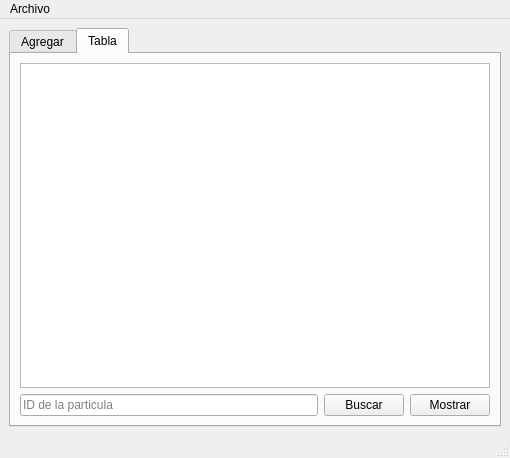
<?xml version="1.0" encoding="UTF-8"?>
<ui version="4.0">
 <class>MainWindow</class>
 <widget class="QMainWindow" name="MainWindow">
  <property name="geometry">
   <rect>
    <x>0</x>
    <y>0</y>
    <width>510</width>
    <height>426</height>
   </rect>
  </property>
  <property name="windowTitle">
   <string>MainWindow</string>
  </property>
  <widget class="QWidget" name="centralwidget">
   <layout class="QGridLayout" name="gridLayout_3">
    <item row="0" column="0">
     <widget class="QTabWidget" name="tabWidget">
      <property name="currentIndex">
       <number>1</number>
      </property>
      <widget class="QWidget" name="tab">
       <attribute name="title">
        <string>Agregar</string>
       </attribute>
       <layout class="QGridLayout" name="gridLayout_2">
        <item row="0" column="0">
         <widget class="QGroupBox" name="groupBox">
          <property name="title">
           <string>Particulas</string>
          </property>
          <layout class="QGridLayout" name="gridLayout">
           <item row="5" column="0">
            <widget class="QLabel" name="label_5">
             <property name="text">
              <string>Destino Y</string>
             </property>
            </widget>
           </item>
           <item row="6" column="1">
            <widget class="QSpinBox" name="Red_spinBox"/>
           </item>
           <item row="6" column="0">
            <widget class="QLabel" name="label_2">
             <property name="text">
              <string>Red</string>
             </property>
            </widget>
           </item>
           <item row="5" column="1">
            <widget class="QSpinBox" name="DestinoY_spinBox">
             <property name="maximum">
              <number>255</number>
             </property>
            </widget>
           </item>
           <item row="4" column="0">
            <widget class="QLabel" name="label_4">
             <property name="text">
              <string>Destino X</string>
             </property>
            </widget>
           </item>
           <item row="1" column="0">
            <widget class="QLabel" name="label0">
             <property name="text">
              <string>Origen X</string>
             </property>
            </widget>
           </item>
           <item row="3" column="1">
            <widget class="QSpinBox" name="OrigenY_spinBox">
             <property name="maximum">
              <number>999</number>
             </property>
            </widget>
           </item>
           <item row="10" column="0" colspan="2">
            <widget class="QPushButton" name="Agregar_final">
             <property name="text">
              <string>Agregar al final</string>
             </property>
            </widget>
           </item>
           <item row="4" column="1">
            <widget class="QSpinBox" name="DestinoX_spinBox">
             <property name="maximum">
              <number>255</number>
             </property>
            </widget>
           </item>
           <item row="8" column="0">
            <widget class="QLabel" name="label_8">
             <property name="text">
              <string>Blue</string>
             </property>
            </widget>
           </item>
           <item row="0" column="1">
            <widget class="QSpinBox" name="ID_spinBox">
             <property name="maximum">
              <number>999</number>
             </property>
            </widget>
           </item>
           <item row="0" column="0">
            <widget class="QLabel" name="label">
             <property name="text">
              <string>ID:</string>
             </property>
            </widget>
           </item>
           <item row="1" column="1">
            <widget class="QSpinBox" name="OrigenX_spinBox">
             <property name="maximum">
              <number>999</number>
             </property>
            </widget>
           </item>
           <item row="11" column="0" colspan="2">
            <widget class="QPushButton" name="Mostrar">
             <property name="text">
              <string>Mostrar</string>
             </property>
            </widget>
           </item>
           <item row="3" column="0">
            <widget class="QLabel" name="label_3">
             <property name="text">
              <string>Origen Y</string>
             </property>
            </widget>
           </item>
           <item row="7" column="1">
            <widget class="QSpinBox" name="Green_spinBox"/>
           </item>
           <item row="9" column="0" colspan="2">
            <widget class="QPushButton" name="Agregar_Inicio">
             <property name="text">
              <string>Agregar al inicio</string>
             </property>
            </widget>
           </item>
           <item row="8" column="1">
            <widget class="QSpinBox" name="Blue_spinBox"/>
           </item>
           <item row="7" column="0">
            <widget class="QLabel" name="label_7">
             <property name="text">
              <string>Green</string>
             </property>
            </widget>
           </item>
          </layout>
         </widget>
        </item>
        <item row="0" column="1">
         <widget class="QPlainTextEdit" name="Print"/>
        </item>
       </layout>
      </widget>
      <widget class="QWidget" name="tab_2">
       <attribute name="title">
        <string>Tabla</string>
       </attribute>
       <layout class="QGridLayout" name="gridLayout_4">
        <item row="1" column="0">
         <widget class="QLineEdit" name="search_line">
          <property name="placeholderText">
           <string>ID de la particula</string>
          </property>
         </widget>
        </item>
        <item row="1" column="1">
         <widget class="QPushButton" name="search_button">
          <property name="text">
           <string>Buscar</string>
          </property>
         </widget>
        </item>
        <item row="1" column="2">
         <widget class="QPushButton" name="view_button">
          <property name="text">
           <string>Mostrar</string>
          </property>
         </widget>
        </item>
        <item row="0" column="0" colspan="3">
         <widget class="QTableWidget" name="table"/>
        </item>
       </layout>
      </widget>
     </widget>
    </item>
   </layout>
  </widget>
  <widget class="QMenuBar" name="menubar">
   <property name="geometry">
    <rect>
     <x>0</x>
     <y>0</y>
     <width>510</width>
     <height>21</height>
    </rect>
   </property>
   <widget class="QMenu" name="menuArchivo">
    <property name="title">
     <string>Archivo</string>
    </property>
    <addaction name="actionAbrir"/>
    <addaction name="actionGuardar"/>
   </widget>
   <addaction name="menuArchivo"/>
  </widget>
  <widget class="QStatusBar" name="statusbar"/>
  <action name="actionAbrir">
   <property name="text">
    <string>Abrir</string>
   </property>
   <property name="shortcut">
    <string>Ctrl+O</string>
   </property>
  </action>
  <action name="actionGuardar">
   <property name="text">
    <string>Guardar</string>
   </property>
   <property name="shortcut">
    <string>Ctrl+D</string>
   </property>
  </action>
 </widget>
 <resources/>
 <connections/>
</ui>
